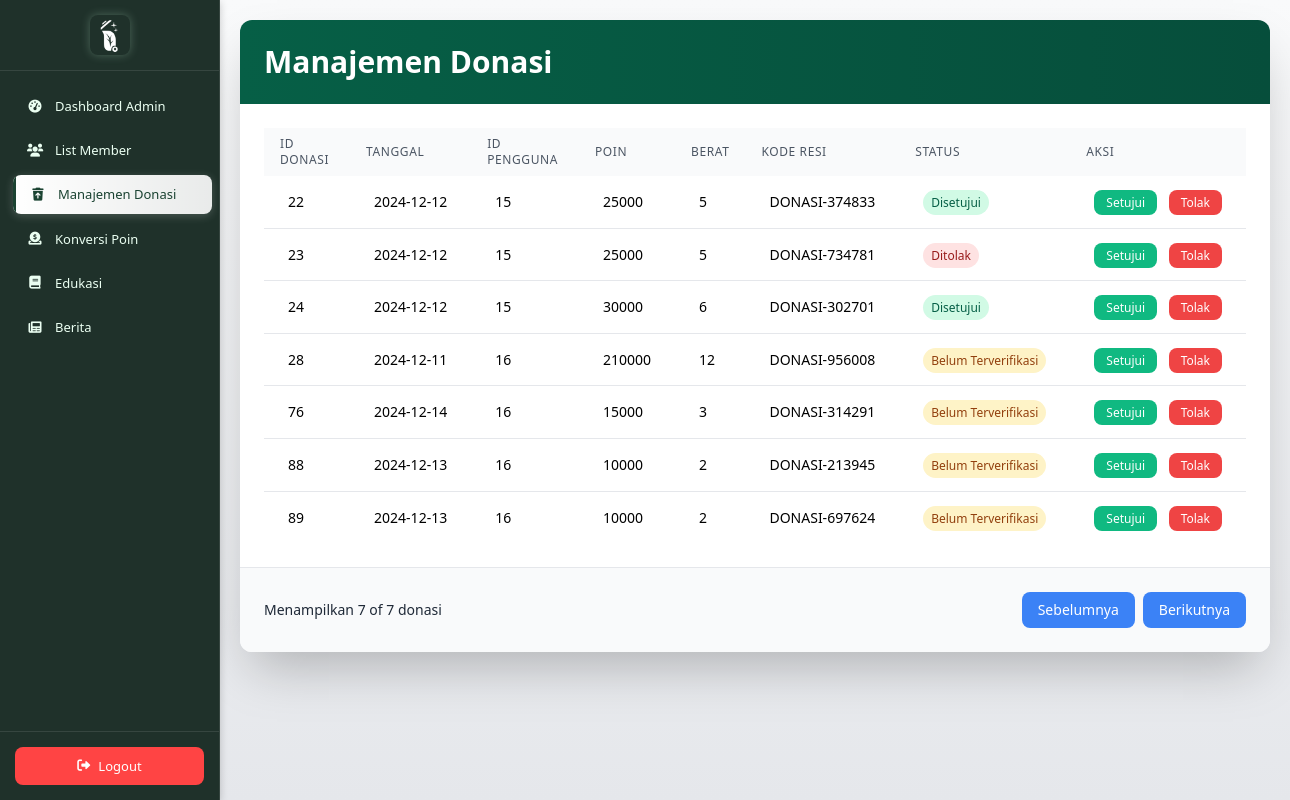
Page /admin-manajemen_donasi.php on the committed database.
### tables this page shows
CREATE TABLE `donasi_sampah` (
  `donasi_id` int(3) NOT NULL,
  `tanggal_donasi` date DEFAULT NULL,
  `poin` int(10) DEFAULT NULL,
  `berat` int(3) DEFAULT NULL,
  `kode_resi` varchar(30) DEFAULT NULL,
  `status` enum('Disetujui','Belum Terverifikasi','Ditolak') DEFAULT NULL,
  `tanggal_penjemputan` date DEFAULT NULL,
  `alamat` text DEFAULT NULL,
  `gambar` varchar(225) DEFAULT NULL,
  `jenis_sampah` varchar(25) NOT NULL,
  `pengguna_id` int(3) NOT NULL
);

### html/admin-manajemen_donasi.php (the view, shortened to what this page needs)
<?php
include "koneksi.php";
$sql = "SELECT * FROM donasi_sampah";
$result = $conn->query($sql);
$donations = [];
while ($row = $result->fetch_assoc()) {
    $donations[] = $row;
}
?>
<!DOCTYPE html>
<html lang="id">
<head>
  <link href="https://cdn.jsdelivr.net/npm/tailwindcss@2.2.19/dist/tailwind.min.css" rel="stylesheet" />
</head>
<body class="bg-gray-100 font-sans">
  <?php include '../html/admin-navbar.php'; ?>
  <div class="main-content">
    <div class="container mx-auto">
      <div class="bg-white shadow-2xl rounded-xl overflow-hidden">
        <div class="bg-gradient-to-r from-green-800 to-green-900 p-6 flex flex-col md:flex-row justify-between items-center">
          <h2 class="text-2xl md:text-3xl font-bold text-white text-center">Manajemen Donasi</h2>
        </div>
        <div class="overflow-x-auto p-6">
          <table class="w-full">
            <thead class="bg-gray-50">
              <tr>
                <th class="px-4 py-2 text-left text-xs font-medium text-gray-600 uppercase tracking-wider">ID Donasi</th>
                <th class="px-4 py-2 text-left text-xs font-medium text-gray-600 uppercase tracking-wider">Tanggal</th>
                <th class="px-4 py-2 text-left text-xs font-medium text-gray-600 uppercase tracking-wider">ID Pengguna</th>
                <th class="px-4 py-2 text-left text-xs font-medium text-gray-600 uppercase tracking-wider">Poin</th>
                <th class="px-4 py-2 text-left text-xs font-medium text-gray-600 uppercase tracking-wider">Berat</th>
                <th class="px-4 py-2 text-left text-xs font-medium text-gray-600 uppercase tracking-wider">Kode Resi</th>
                <th class="px-4 py-2 text-left text-xs font-medium text-gray-600 uppercase tracking-wider">Status</th>
                <th class="px-4 py-2 text-left text-xs font-medium text-gray-600 uppercase tracking-wider">Aksi</th>
              </tr>
            </thead>
            <tbody id="donationTableBody" class="divide-y divide-gray-200">
            <?php foreach ($donations as $donation): ?>
                <tr>
                <td class="px-6 py-4 whitespace-nowrap text-black"><?php echo $donation['donasi_id']; ?></td>
                <td class="px-6 py-4 whitespace-nowrap text-black"><?php echo $donation['tanggal_donasi']; ?></td>
                <td class="px-6 py-4 whitespace-nowrap text-black"><?php echo $donation['pengguna_id']; ?></td>
                <td class="px-6 py-4 whitespace-nowrap text-black"><?php echo $donation['poin']; ?></td>
                <td class="px-6 py-4 whitespace-nowrap text-black"><?php echo $donation['berat']; ?></td>
                <td class="px-6 py-4 whitespace-nowrap text-black"><?php echo $donation['kode_resi']; ?></td>
                  <td class="px-6 py-4 whitespace-nowrap">
                    <span class="px-2 py-1 text-xs rounded-full
                      <?php
                        if ($donation['status'] == "Belum Terverifikasi") {
                          echo "bg-yellow-100 text-yellow-800";
                        } elseif ($donation['status'] == "Disetujui") {
                          echo "bg-green-100 text-green-800";
                        } else {
                          echo "bg-red-100 text-red-800";
                        }
                      ?>">
                      <?php echo $donation['status']; ?>
                    </span>
                  </td>
                  <td class="px-6 py-4 whitespace-nowrap space-x-2">
                  <a href="?donasi_id=<?php echo $donation['donasi_id']; ?>&status=Disetujui" class="bg-green-500 hover:bg-green-600 text-white px-3 py-1 rounded-lg text-xs">Setujui</a>
                    <a href="?donasi_id=<?php echo $donation['donasi_id']; ?>&status=Ditolak" class="bg-red-500 hover:bg-red-600 text-white px-3 py-1 rounded-lg text-xs">Tolak</a>
                  </td>
                </tr>
                <?php endforeach; ?>
            </tbody>
          </table>
        </div>
        <div class="bg-gray-50 p-6 flex flex-col md:flex-row justify-between items-center border-t">
          <span class="text-sm text-gray-800" id="tableFooter">Menampilkan <?php echo count($donations); ?> of <?php echo count($donations); ?> donasi</span>
          <div class="space-y-2 md:space-y-0 md:space-x-2 flex flex-col md:flex-row">
            <button class="px-4 py-2 text-white bg-blue-500 rounded-lg hover:bg-blue-600 transition duration-300" id="prevPage">Sebelumnya</button>
            <button class="px-4 py-2 text-white bg-blue-500 rounded-lg hover:bg-blue-600 transition duration-300" id="nextPage">Berikutnya</button>
          </div>
        </div>
      </div>
    </div>
  </div>
</body>
</html>

### html/admin-manajemen_donasi.php (style rules this page uses)
body { display: flex; margin: 0; min-height: 100vh; }
.main-content { margin-left: 220px; flex: 1; padding: 20px; background: linear-gradient(to bottom, #f9fafb, #e5e7eb); }

### html/admin-navbar.php (style rules this page uses)
:root { --primary-color: rgb(31, 49, 42); --secondary-color: #2d6a4f; --accent-color: #40916c; --danger-color: #ff4444; --background-dark: rgb(255, 255, 255); --text-light: #ffffff; --text-gray: rgb(235, 255, 242); --hover-bg: #ffffff; --hover-text: #1b4332; --soft-shadow: 0 2px 8px rgba(0, 0, 0, 0.2); --hover-transition: all 0.2s ease-in-out; }
* { margin: 0; padding: 0; box-sizing: border-box; }
body { font-family: 'Inter', 'Arial', sans-serif; line-height: 1.4; background-color: var(--background-dark); color: var(--text-light); font-size: 14px; }

### rows in the picture
donasi_sampah: donasi_id "22", tanggal_donasi "2024-12-12", pengguna "15", poin "25000", berat "5", kode_resi "DONASI-374833", status "Disetujui"
donasi_sampah: donasi_id "23", tanggal_donasi "2024-12-12", pengguna "15", poin "25000", berat "5", kode_resi "DONASI-734781", status "Ditolak"
donasi_sampah: donasi_id "24", tanggal_donasi "2024-12-12", pengguna "15", poin "30000", berat "6", kode_resi "DONASI-302701", status "Disetujui"
donasi_sampah: donasi_id "28", tanggal_donasi "2024-12-11", pengguna "16", poin "210000", berat "12", kode_resi "DONASI-956008", status "Belum Terverifikasi"
donasi_sampah: donasi_id "76", tanggal_donasi "2024-12-14", pengguna "16", poin "15000", berat "3", kode_resi "DONASI-314291", status "Belum Terverifikasi"
donasi_sampah: donasi_id "88", tanggal_donasi "2024-12-13", pengguna "16", poin "10000", berat "2", kode_resi "DONASI-213945", status "Belum Terverifikasi"
donasi_sampah: donasi_id "89", tanggal_donasi "2024-12-13", pengguna "16", poin "10000", berat "2", kode_resi "DONASI-697624", status "Belum Terverifikasi"

### other values in the picture
count($donations) "7"
